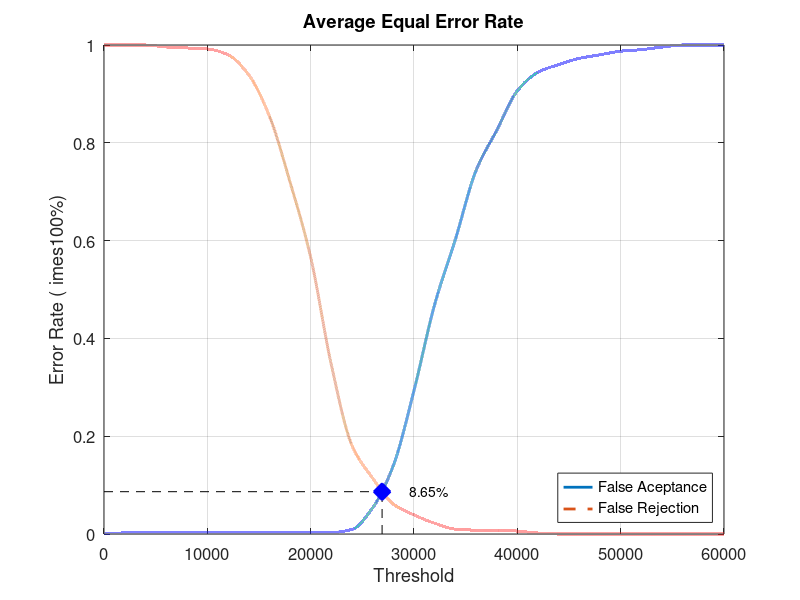
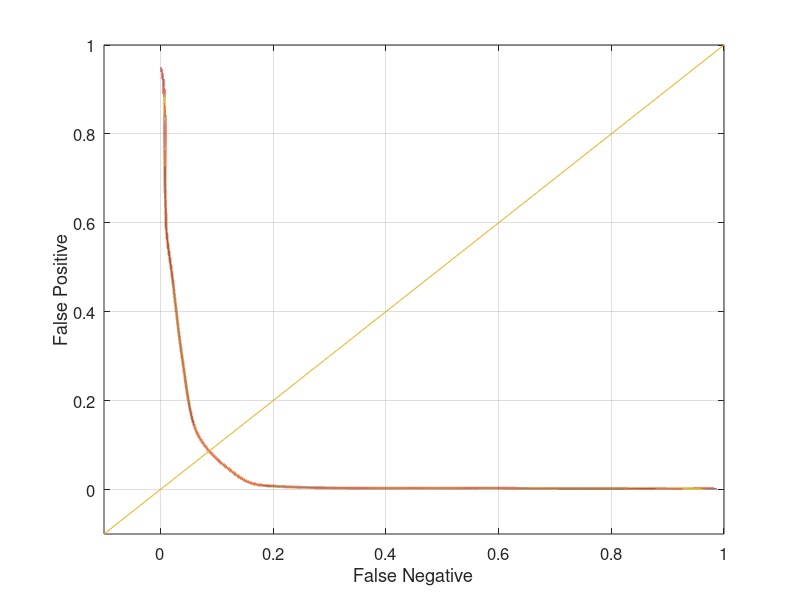

Here is the MATLAB script that generated these plots, in order:
close all;
clear;
clc;
x = 0:2000:60000;
xq = 0:0.5:60000;

y0 = [0 0.00210526 0.00210526 0.00210526 0.00210526 0.00210526 0.00210526 0.00210526 0.00210526 0.00210526 0.0031579 0.0031579 0.00947368 0.0536842 0.14 0.293684 0.469474 0.602105 0.743158 0.825263 0.906316 0.944211 0.96 0.972632 0.98 0.987368 0.990526 0.99579 1 1 1]
yy0 = interp1(x, y0, xq, 'pchip');
y1 = [1 1 1 0.996 0.994 0.992 0.98 0.939 0.855 0.72 0.566 0.346 0.181 0.114 0.061 0.039 0.022 0.01 0.008 0.008 0.006 0.002 0 0 0 0 0 0 0 0 0]
yy1 = interp1(x, y1, xq, 'pchip');

% Calculating EER: 
y2 = abs(y0 - y1);
find(y2 == min(y2))
yy2 = abs(yy0 - yy1);
xEER = find(yy2 == min(yy2));
xEERIndex = xq(xEER) % X-axis EER
yEER = yy0(xEER) % Y-axis EER

main = figure
plot(xq, yy0,'-','LineWidth', 2);	hold on
plot(xq, yy1,'--','LineWidth', 2);	hold on
plot([xEERIndex xEERIndex], [0 yEER], 'k--');	hold on
plot([0 xEERIndex], [yEER yEER], 'k--');	hold on
plot(xEERIndex, yEER, 'bx', 'LineWidth', 10);	hold on
text(xEERIndex + 10 * xEERIndex / 100, yEER, [num2str(round((10000 * yEER)) / 100) '%'])
legend('False Aceptance', 'False Rejection', 'Location', 'SouthEast')
xlabel('Threshold')
ylabel('Error Rate (	imes100%)')
title('Average Equal Error Rate')
set(gca, 'FontSize', 12)
axis([0 60000 0 1])
grid on

print(main, 'Database4AverageMain', '-dpng');
FNRxFPR = figure('Color', [1 1 1]);
plot(yy1, yy0, '-', yy1, yy0, 'LineWidth', 2);
hold on
y = -0.1:0.1:1
plot(y, y); 
set(gca, 'FontSize', 12)
xlabel('False Negative')
ylabel('False Positive')
axis([-0.1 1 -0.1 1])
set(gca, 'FontSize', 12)
grid on

print(FNRxFPR, 'Database4AverageFNRxFPR','-dpng');
